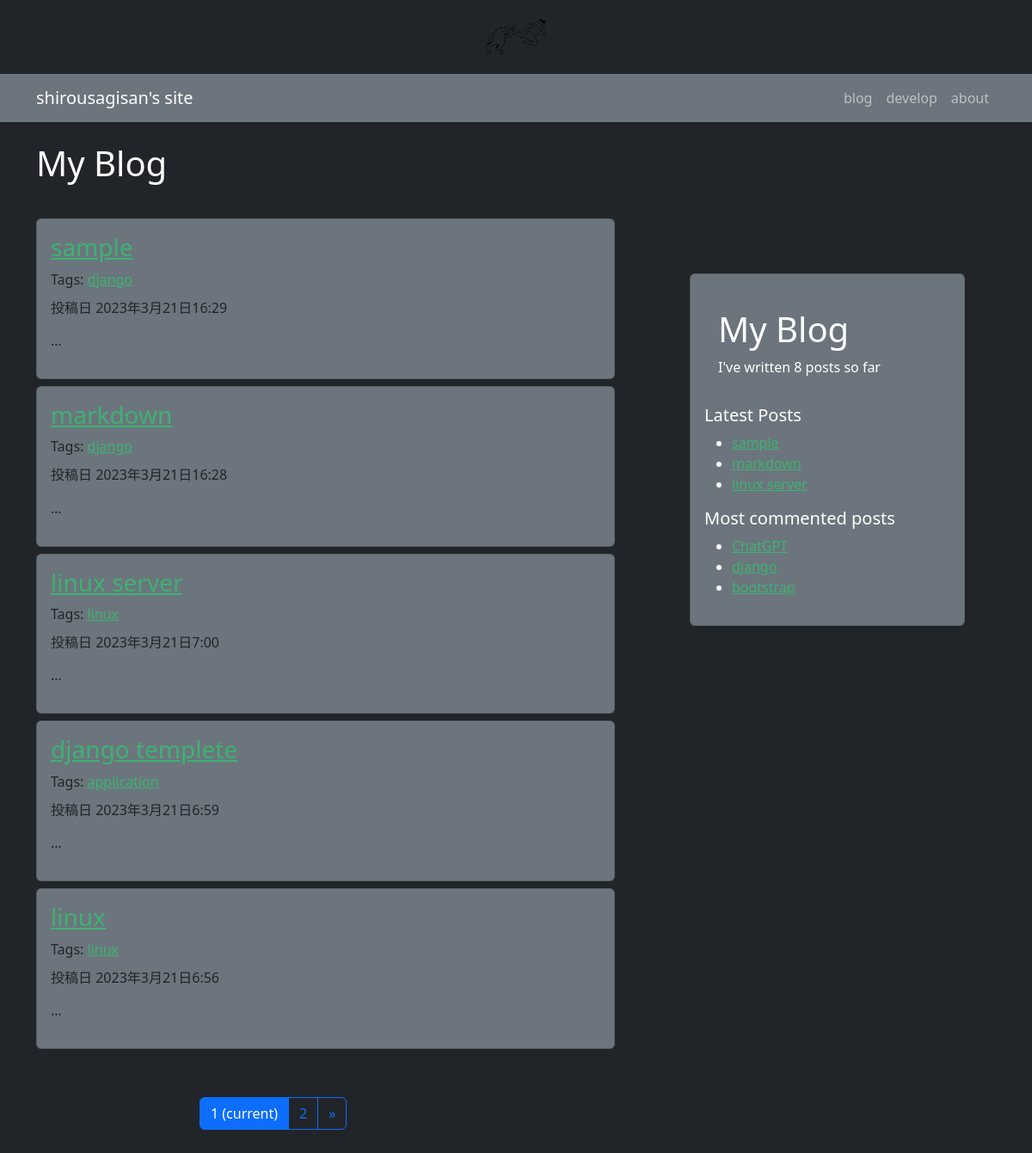
Before: /blog/ with the older database file.
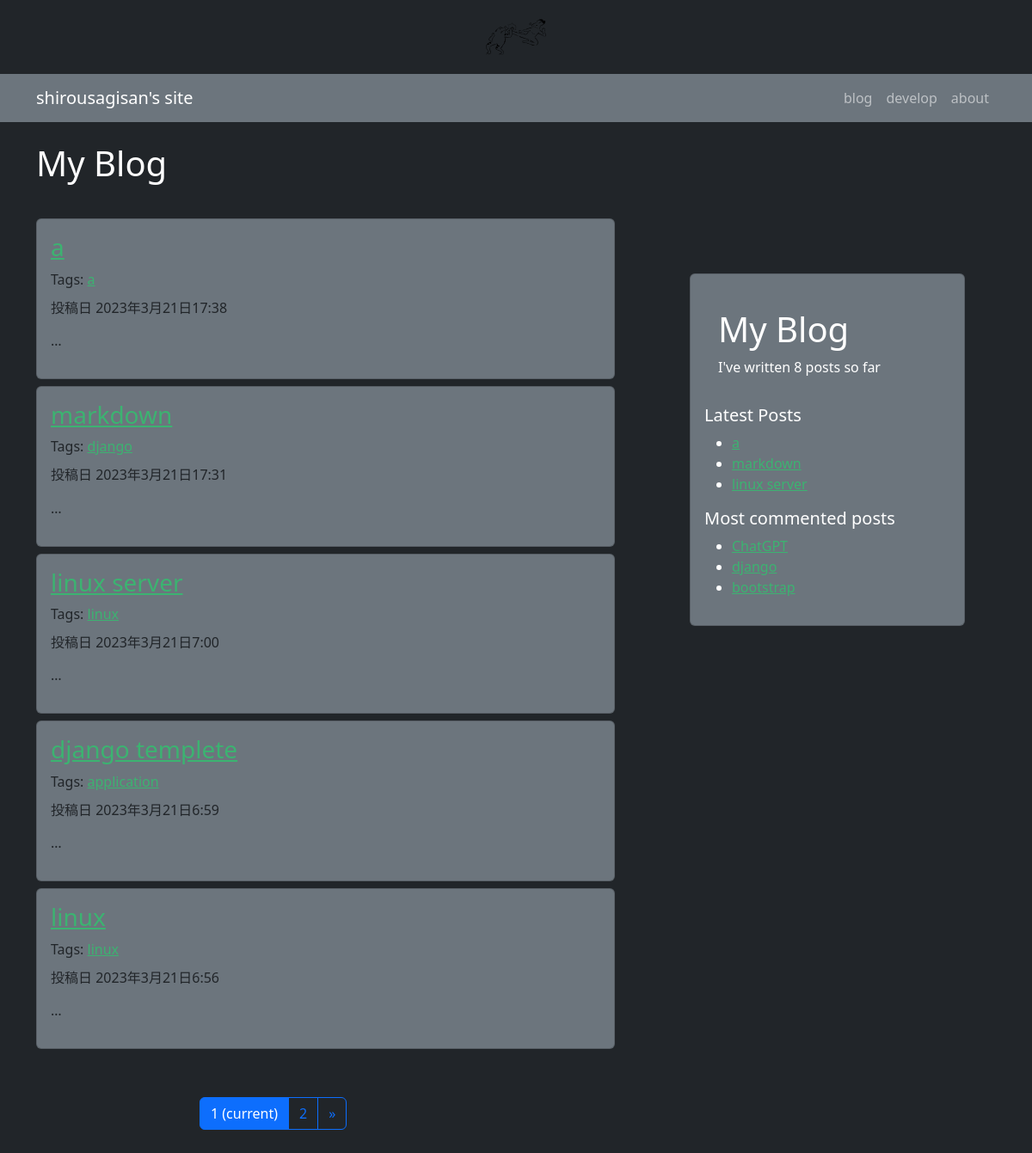
After: the same page with the newer database file.
### blog/models.py (models this page shows, shortened)
class Post(models.Model):
    class Status(models.TextChoices):
        DRAFT = "DF", "Draft"
        PUBLISHED = "PB", "Published"
    title = models.CharField(max_length=50)
    body = models.TextField()
    slug = models.SlugField()
    status = models.CharField(max_length=2
                                ,choices=Status.choices,
                                default=Status.DRAFT)
    publish = models.DateTimeField(default=timezone.datetime.now(pytz.timezone("Asia/Tokyo")))
    created = models.DateTimeField(auto_now_add=True)
    update = models.DateTimeField(auto_now=True)
    objects = models.Manager()
    published = PublishedManager()
    tags = TaggableManager()
    class Meta:
        ordering = ["-publish"]
        indexes = [
            models.Index(fields=["-publish"])
        ]
    def get_absolute_url(self):
        return reverse("blog:post_detail", args=[
                        self.publish.year,
                        self.publish.month,
                        self.publish.day,
                        self.slug
                        ])

### blog/views.py (the view)
# urls.py: path("blog/", views.post_list, name="list"),
def post_list(request, tag_slug=None):
    post_lists = models.Post.published.all()
    tag = None
    if tag_slug:
        tag = get_object_or_404(Tag, slug=tag_slug)
        post_lists = post_lists.filter(tags__in=[tag])
    paginator = Paginator(post_lists, 5)
    page_number = request.GET.get('page', 1)
    try:
        posts = paginator.page(page_number)
    except PageNotAnInteger:
        posts = paginator.page(1)
    except EmptyPage:
        posts = paginator.page(paginator.num_pages)
    return render(request,
                    'blog/list.html',
                    {'posts': posts,
                    'tag': tag})

### blog/models.py (called while the page is built)
    def get_queryset(self):
        return super().get_queryset()\
            .filter(status=Post.Status.PUBLISHED)

### blog/templatetags/blog_tags.py (called while the page is built)
@register.simple_tag
def total_posts():
    return Post.published.count()

@register.inclusion_tag("blog/latest_posts.html")
def show_latest_posts(count=3):
    latest_posts = Post.published.order_by("-publish")[:count]
    return {"latest_posts": latest_posts}

@register.filter(name="markdown")
def markdown_format(text):
    return mark_safe(markdown.markdown(text))

@register.simple_tag
def get_most_commented_posts(count=3):
    return Post.published.annotate(
        total_comments=Count('comments')
        ).order_by('-total_comments')[:count]

### templates/blog/list.html (shortened to what this page needs)
{% extends 'blog/base.html' %}
{% load blog_tags %}
{% block content %}
<div class="container">
  <h1 class="py-4">My Blog</h1>
  <div class="row">
    <div class="col-md-8 col-12">
      {% for post in posts %}
      <div class="row my-2">
        <div class="col-md-11">
          <div class="card bg-secondary text-dark" style="max-width: 60rem;">
              <div class="card-body">
                <h3 class="card-title">
                  <a href="{{ post.get_absolute_url}}" style="color:#3cb371">
                    {{ post.title }}
                  </a>
                </h3>
                <p>
                  Tags:
                  {% for tag in post.tags.all %}
                    <a href="{% url 'blog:post_list_by_tag' tag.slug %}" style="color:#3cb371">
                      {{ tag.name }}
                    </a>
                  {% endfor %}
                </p>
                <h6 class="card-subtitle">
                  投稿日 {{ post.publish }}
                </h6>
                <p class="card-text">
                  {{ post.body|markdown|truncatewords:0|linebreaks}}
                </p>
              </div>
            </div>
        </div>
      </div>
      {% endfor %}
      <div class="row justify-content-center">
        <div class="col-6 mt-5">
          {% include "paginator3.html" with items_page=posts %}
        </div>
      </div>
    </div>
    <div class="col-1 d-none d-md-block">
      <div class="sticky-top py-5" >
        <div class="card card-body bg-secondary mt-4" style="width: 20rem;">
          <h1 class="px-3 pt-4">My Blog</h1>
          <p class="px-3">I've written {% total_posts %} posts so far<p>
            <h5>Latest Posts</h5>
            {% show_latest_posts %}
          <h5>Most commented posts</h5>
          {% get_most_commented_posts as most_comments_posts %}
          <ul>
            {% for post in most_comments_posts %}
              <li>
                <a href="{{ post.get_absolute_url }}"style="color:#3cb371">{{ post.title }}</a>
              </li>
            {% endfor %}
          </ul>
        </div>
      </div>
    </div>
  </div>
</div>
{% endblock content %}

### templates/blog/base.html (shortened to what this page needs)
{% load django_bootstrap5 %}
{% load static %}
<!DOCTYPE html>
<html lang='ja'>
<head>
  {% bootstrap_css %}
</head>
<header class="py-2">
  <div class="container text-center">
    <a href="{% url 'blog:home' %}">
      <img src="{% static 'img/usagi_kaeru.svg' %}" alt="top" class="mw-100 img-responsive" height="70px">
    </a>
  </div>
</header>
<nav class="navbar navbar-expand-md navbar-dark bg-secondary sticky-top">
  <div class="container">
    <a class="navbar-brand" href="{% url 'blog:home' %}">shirousagisan's site</a>
    <div class="collapse navbar-collapse" id="navbar-content">
      <ul class="navbar-nav ms-auto ">
        <li class="nav-item active ">
          <a class="nav-link" href="#">  <span class="visually-hidden">(current)</span></a>
        </li>
        <li class="nav-item">
          <a class="nav-link" href="{% url 'blog:list' %}">blog</a>
        </li>
        <li class="nav-item">
          <a class="nav-link" href="#">develop  </a>
        </li>
        <li class="nav-item">
          <a class="nav-link" href="{% url 'blog:about' %}">about </a>
        </li>
      </ul>
    </div>
  </div>
</nav>
<body class="bg-dark text-white">
  {% block content %}
  {% endblock content %}
</body>
<footer class="py-4">
</footer>
</html>

### templates/paginator3.html (shortened to what this page needs)
{% if items_page %}
    {% if items_page.has_other_pages %}
    <div class="btn-group" role="group" aria-label="Item pagination">
        {% for page_number in items_page.paginator.page_range %}
            {% if items_page.number == page_number %}
                <button class="btn btn-outline-primary active">
                    <span>{{ page_number }} <span class="sr-only">(current)</span></span>
                </button>
            {% else %}
                <a href="?page={{ page_number }}" class="btn btn-outline-primary">
                    {{ page_number }}
                </a>
            {% endif %}
        {% endfor %}
        {% if items_page.has_next %}
            <a href="?page={{ items_page.next_page_number }}" class="btn btn-outline-primary">&raquo;</a>
        {% endif %}
    </div>
    {% endif %}
{% else %}
    <p>No items found.</p>
{% endif %}

### templates/blog/latest_posts.html
<ul>
  {% for post in latest_posts %}
    <li>
      <a href="{{ post.get_absolute_url }}" style="color:#3cb371">{{ post.title }}</a>
    </li>
  {% endfor %}
</ul>

Changed rows visible on the page:
removed Post: title "sample", publish "2023年3月21日16:29", body "…", Tag (name "django")
added Post: title "a", publish "2023年3月21日17:38", body "…"
added Tag: name "a"
changed Post "markdown": publish "2023年3月21日16:28" → "2023年3月21日17:31"
